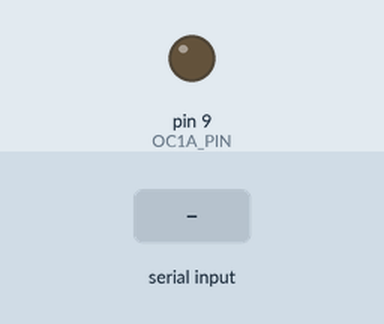
Recording of a sketch running on a simulated Arduino Uno, built with avr-gcc and run on an emulated ATmega328P. Parts: output pins drawn as LEDs (lit = HIGH). The inputs (shaded band) are chosen by the test bench. What the sketch prints to the serial monitor is not drawn.

Above: at 1.2 s.
1.3 s: "90,45\n" received over Serial
At 2.2 s:
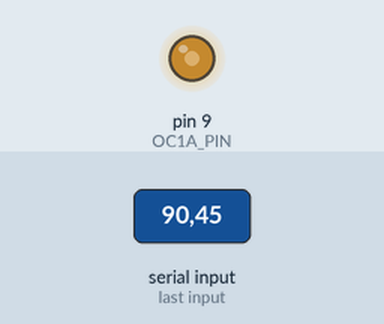
2.8 s: "5\n" received over Serial
At 3.2 s:
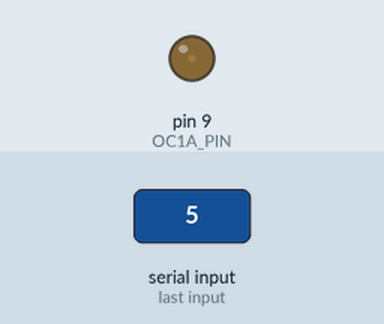
4.3 s: "90\n" received over Serial
At 5.6 s:
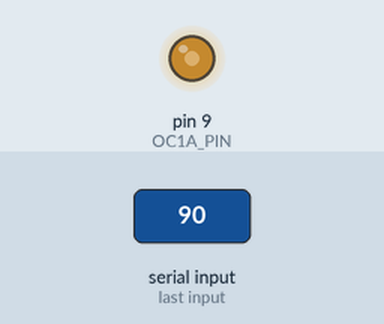
Timing chart, 0 to 7.3 s (numbered marks = the images above; inputs shaded):
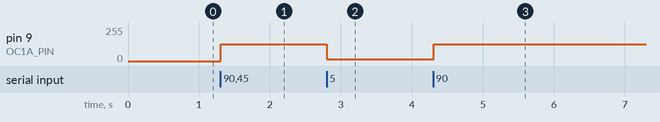

The sketch:

testbench_openloop_arduino.ino
```cpp
//int GPIOPIN = 9;
//
//int peweem = 0;
//int limitPwm = 255;
//int isRedFlag = 0;
//
//const byte numChars = 32;
//char receivedChars[numChars];
//boolean newData = false;
//volatile byte state = LOW;
//
//// Pins D9 and D10 - 31.4 kHz
//
//void setup() {
//
//    TCCR1A = 0b00000001; // 8bit
//    TCCR1B = 0b00000001; // x1 phase correct
//
//  Serial.begin(112500);
//  Serial.println("START");
//  pinMode(GPIOPIN, OUTPUT);
//}
//
//int target_current = 600;   //mA
//int vcc = 5111;   //mV
//int qov = vcc/2;    //mV
//int max_current = 20000;   //mA
//int readAdc;
//int driftVoltage = 17;
//
//void loop() {
//  //hardlimit PWM
//  if (peweem > limitPwm){
//    Serial.println("Limitpwm");
//    peweem = limitPwm;
//  }
//
//  Serial.print("   PWM: ");
//  Serial.println(peweem);
//
//  analogWrite(GPIOPIN, 50);
//
//
//}

/////////////////////
//char buf[80];
//int peweem = 0;
//int limitPwm = 200;
//
//int readline(int readch, char *buffer, int len) {
//  static int pos = 0;
//  int rpos;
//
//  if (readch > 0) {
//      switch (readch) {
//          case '\r': // Ignore CR
//              break;
//          case '\n': // Return on new-line
//              rpos = pos;
//              pos = 0;  // Reset position index ready for next time
//              return rpos;
//          default:
//              if (pos < len-1) {
//                  buffer[pos++] = readch;
//                  buffer[pos] = 0;
//              }
//      }
//  }
//  return 0;
//}
//
//void setup() {
//  Serial.begin(115200);
//  Serial.println("start");
//
//  TCCR1A = _BV(COM1A1) | _BV(COM1B1);
//  TCCR1B = _BV(WGM13) | _BV(CS10);
//  ICR1 = 400 ; // 10 bit resolution
//  OCR1A = 0; // vary this value between 0 and 400 for 10-bit precision
//  OCR1B = 328; // vary this value between 0 and 400 for 10-bit precision
//
//  pinMode(9, OUTPUT);
//}
//
//void loop() {
//    if (readline(Serial.read(), buf, 80) > 0) {
//        Serial.print("You entered: >");
//        Serial.print(buf);
//        Serial.println("<");
//        peweem = atoi(buf);
//    }
//
//    if (peweem > limitPwm){
//      Serial.println("Limitpwm");
//      peweem = limitPwm;
//    }
//
//    Serial.print("PWM:");
//    Serial.println(peweem);
//    // OCR1B/*pin 10*/ = peweem/* speed 0 to 400 */;
//    OCR1A/*pin 9*/ = peweem/* speed 0 to 400 */;
//}
////////////

//void setup()
//{
//  Serial.begin(9600);
//
//  TCCR1A = _BV(COM1A1) | _BV(COM1B1);
//  TCCR1B = _BV(WGM13) | _BV(CS10);
//  ICR1 = 400 ; // 10 bit resolution
//  OCR1A = 0; // vary this value between 0 and 400 for 10-bit precision
//  OCR1B = 328; // vary this value between 0 and 400 for 10-bit precision
//
//  pinMode (10, OUTPUT);
//  pinMode (9, OUTPUT);
//}
//
//void loop() {
//
// //--- Note:  to set speed, just do (eg) this:
// //         OCR1B/*pin 10*/ = 328/* speed 0 to 400 */;
// //--- or
//          OCR1A/*pin 9*/ = 200/* speed 0 to 400 */;
//
//}


///////////////
char buf[80];
int peweem = 0;
int limitPwm = 50;

const byte OC1A_PIN = 9;
const byte OC1B_PIN = 10;

const word PWM_FREQ_HZ = 23000; //Adjust this value to adjust the frequency (Frequency in HZ!) (Set currently to 25kHZ)
const word TCNT1_TOP = 16000000/(2*PWM_FREQ_HZ);

int readline(int readch, char *buffer, int len) {
  static int pos = 0;
  int rpos;

  if (readch > 0) {
      switch (readch) {
          case '\r': // Ignore CR
              break;
          case '\n': // Return on new-line
              rpos = pos;
              pos = 0;  // Reset position index ready for next time
              return rpos;
          default:
              if (pos < len-1) {
                  buffer[pos++] = readch;
                  buffer[pos] = 0;
              }
      }
  }
  return 0;
}

void setup() {
  Serial.begin(115200);
  Serial.println("start");

  pinMode(OC1A_PIN, OUTPUT);

  // Clear Timer1 control and count registers
  TCCR1A = 0;
  TCCR1B = 0;
  TCNT1  = 0;

  // Set Timer1 configuration
  // COM1A(1:0) = 0b10   (Output A clear rising/set falling)
  // COM1B(1:0) = 0b00   (Output B normal operation)
  // WGM(13:10) = 0b1010 (Phase correct PWM)
  // ICNC1      = 0b0    (Input capture noise canceler disabled)
  // ICES1      = 0b0    (Input capture edge select disabled)
  // CS(12:10)  = 0b001  (Input clock select = clock/1)

  TCCR1A |= (1 << COM1A1) | (1 << WGM11);
  TCCR1B |= (1 << WGM13) | (1 << CS10);
  ICR1 = TCNT1_TOP;
}

void loop() {
    if (readline(Serial.read(), buf, 80) > 0) {
        Serial.print("You entered: >");
        Serial.print(buf);
        Serial.println("<");
        peweem = atoi(buf);
    }

    if (peweem > limitPwm){
      Serial.println("Limitpwm");
      peweem = limitPwm;
    }

    Serial.print("DUTY:");
    Serial.print(peweem);
    Serial.println( "%");
    // OCR1B/*pin 10*/ = peweem/* speed 0 to 400 */;
    // OCR1A/*pin 9*/ = peweem/* speed 0 to 400 */;

    setPwmDuty(peweem);
}

void setPwmDuty(byte duty) {
  OCR1A = (word) (duty*TCNT1_TOP)/100;
}
```

Measured:
- after the input at 1.3 s, pin 9 (OC1A_PIN): 0/255 → 127/255 at once
- after the input at 2.8 s, pin 9 (OC1A_PIN): 127/255 → 12/255 at once
- after the input at 4.3 s, pin 9 (OC1A_PIN): 12/255 → 127/255 at once
